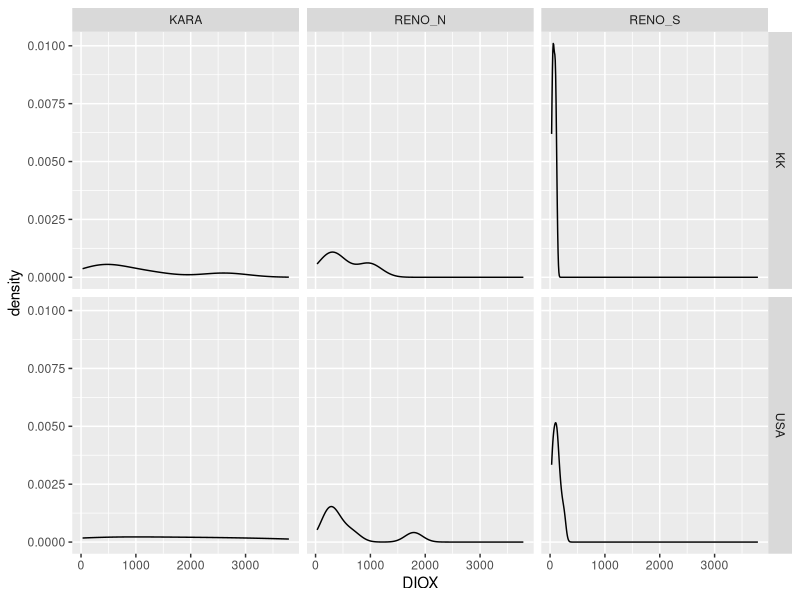

The R source for this figure:
library('tidyverse')
dat <- read.table("dioxin.csv", sep=',', head=TRUE)

alpha <- 0.05


#DIOX

#BLOCK EFFECTS
    #PLANT
    #TIME
    #LAB

#Active variables


dat %>%
    filter(
        TIME == 1
    ) %>%
    ggplot(aes(x=DIOX)) +
    geom_density() +
    facet_grid(cols = vars(PLANT), rows = vars(LAB))

